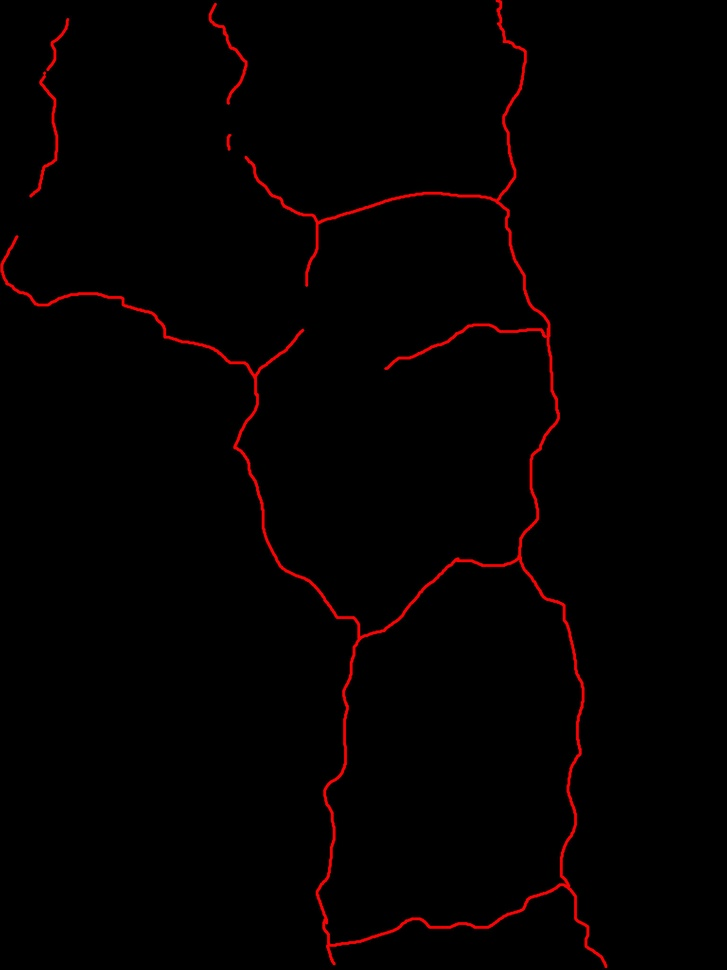
#> input picture origin_marcada/3croc_perto_inclinada.jpg, 727 x 970 px, shrunk from 1536 x 2048 before the run; its folder holds only this picture in this run
$ python compare_rede_origin.py
#> lines starting #> are read from the running program, lines starting #| are printed output that depends on the picture; after the words box and inside, x2 and y2 are one past the last pixel; in counts of white or black regions, pixels touching at a corner belong together
import os
import cv2
import numpy as np
from PIL import Image
import matplotlib.pyplot as plt

def calc_pixels_detection(img, sought):
    # Open image and make into numpy array
#> called with img = 'origin_marcada/3croc_perto_inclinada.jpg'
    im = np.array(Image.open(img).convert('RGB'))
#> im is the input picture: shape (970, 727, 3); mean R, G, B 3.9, 0.3, 0.4

    # Find all pixels where the 3 RGB values match "sought", and count them
    result = np.count_nonzero(np.all(im != sought, axis=2))
#> result = 15240

    return result
def compare_NN_detection_precision():
    origin_folder_path = 'origin_marcada'
    rede_folder_path = 'rede_marcada'

    file_names = os.listdir(origin_folder_path)

    sufix = '_rede.jpg'

    prefixed_file_names = [file[:-4] + sufix for file in file_names]

    for i in range(len(file_names)):
        try:
            origin_image = origin_folder_path + '/' + file_names[i]
            NN_image = rede_folder_path + '/' + prefixed_file_names[i]

            black = [0, 0, 0]

            pixel_count_origin = calc_pixels_detection(origin_image, black)
#> pixel_count_origin = 15240

            pixel_count_NN = calc_pixels_detection(NN_image, black)

            error = (pixel_count_NN * 100)/pixel_count_origin

            print(file_names[i])
            print("Pixel count origin: " + str(pixel_count_origin))
            print("Pixel count NN: " + str(pixel_count_NN))
            print(str(error) + "%\n---------------------------")
        except:
            continue


# Function to calculate the Dice coefficient
def dice_coefficient(img1, img2):
    # Ensure both images have the same size
    assert img1.shape == img2.shape, "Images must be the same shape"

    # Flatten the images to 1D arrays
    img1_flat = img1.flatten()
    img2_flat = img2.flatten()

    # Calculate the intersection between the two images
    intersection = np.sum(img1_flat * img2_flat)

    # Calculate the Dice coefficient
    dice = (2 * intersection) / (np.sum(img1_flat) + np.sum(img2_flat))

    return dice

def compare_NN_detection_precision_DICE():
    origin_folder_path = 'origin_marcada'
#> origin_folder_path = 'origin_marcada'
    rede_folder_path = 'resultados_rede'

    file_names = os.listdir(origin_folder_path)
#> file_names = ['3croc_perto_inclinada.jpg']

    for i in range(len(file_names)):
        try:
            origin_image = origin_folder_path + '/' + file_names[i]
#> origin_image = 'origin_marcada/3croc_perto_inclinada.jpg'
            NN_image = rede_folder_path + '/' + file_names[i]

            # Load the two images in color
            img1 = cv2.imread(origin_image)
            img2 = cv2.imread(NN_image)

            # Convert images to grayscale
            img1_gray = cv2.cvtColor(img1, cv2.COLOR_BGR2GRAY)
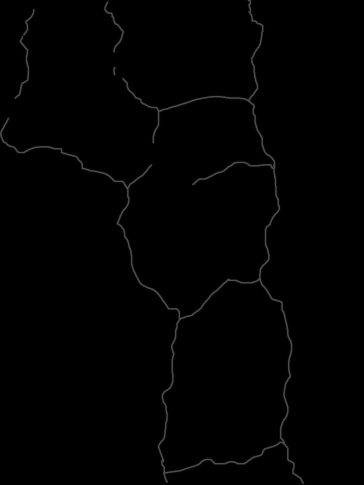
#> img1_gray: shape (970, 727) (shown at 1/2 size); min 0, max 85, mean 1.4
            img2_gray = cv2.cvtColor(img2, cv2.COLOR_BGR2GRAY)

            # Aplica o threshold para converter em preto e branco (binário)
            _, img2_bin = cv2.threshold(img2_gray, 10, 255, cv2.THRESH_BINARY)
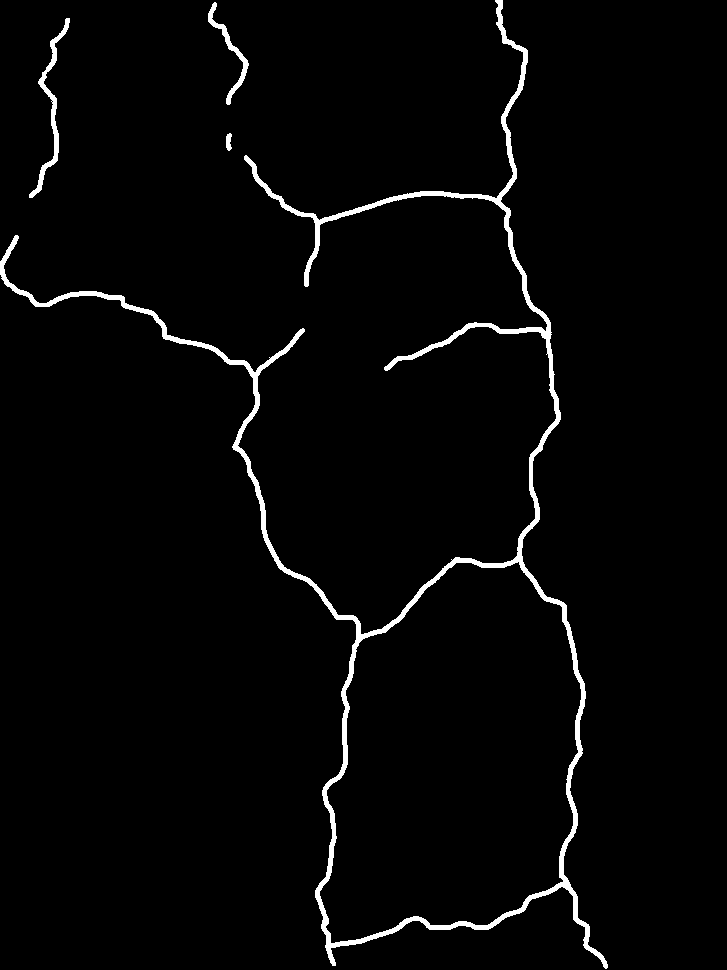
#> img2_bin: shape (970, 727); 2.4% white; 4 white regions, box (x1, y1, x2, y2) and area: (0, 0, 608, 969) 15506, (29, 18, 70, 198) 992, (208, 2, 249, 105) 616, (226, 133, 232, 151) 83
            img1_bin = img1_gray

            # # Exibe as imagens binarizadas
            # plt.figure(figsize=(10, 5))
            #
            # # Exibindo a primeira imagem
            # plt.subplot(1, 2, 1)
            # plt.imshow(img1_bin, cmap='gray')
            # plt.title('Imagem 1 - Preto e Branco')
            #
            # # Exibindo a segunda imagem
            # plt.subplot(1, 2, 2)
            # plt.imshow(img2_bin, cmap='gray')
            # plt.title('Imagem 2 - Preto e Branco')
            #
            # plt.show()

            # Calculate the Dice coefficient
            dice_score = dice_coefficient(img1_bin, img2_bin)
#> in dice_coefficient, `intersection = np.sum(img1_flat * img2_flat)`: intersection = 3517726
#> in dice_coefficient, `dice = (2 * intersection) / (np.sum(img1_flat) + np.sum(img2_flat))`: dice = 1.31
#> dice_score = 1.31
            print(file_names[i])
#| 3croc_perto_inclinada.jpg
            print(f"Dice coefficient: {dice_score:.4f}\n-----------------------------------------")
#| Dice coefficient: 1.3134
#| -----------------------------------------

        except:
            continue


if __name__ == '__main__':
    print("------------------ NOSSO -----------------")
    compare_NN_detection_precision()
    print("------------------ DICE -----------------")
    compare_NN_detection_precision_DICE()

$ run again, on origin_marcada/5bi_perto.jpg
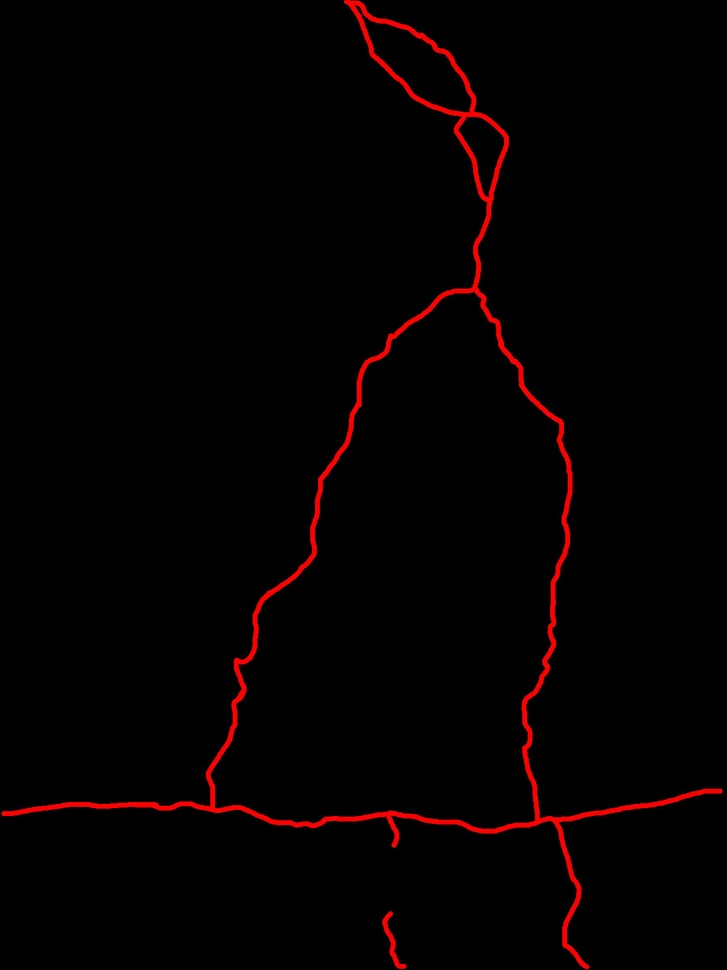
#> input picture origin_marcada/5bi_perto.jpg, 727 x 970 px, shrunk from 1200 x 1600 before the run
#> in calc_pixels_detection, im is the input picture: shape (970, 727, 3); mean R, G, B 5.2, 0.3, 0.3
#> result = 18568
#> origin_folder_path = 'origin_marcada'
#> file_names = ['5bi_perto.jpg']
#> origin_image = 'origin_marcada/5bi_perto.jpg'
#> NN_image = 'resultados_rede/5bi_perto.jpg'
#> in compare_NN_detection_precision_DICE, `img1_gray = cv2.cvtColor(img1, cv2.COLOR_BGR2GRAY)`:
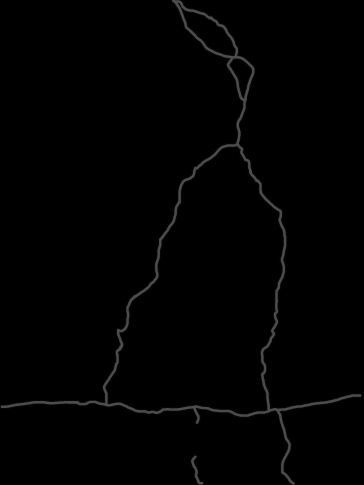
#> img1_gray: shape (970, 727) (shown at 1/2 size); min 0, max 86, mean 1.8
#> in compare_NN_detection_precision_DICE, `_, img2_bin = cv2.threshold(img2_gray, 10, 255, cv2.THRESH_BINARY)`:
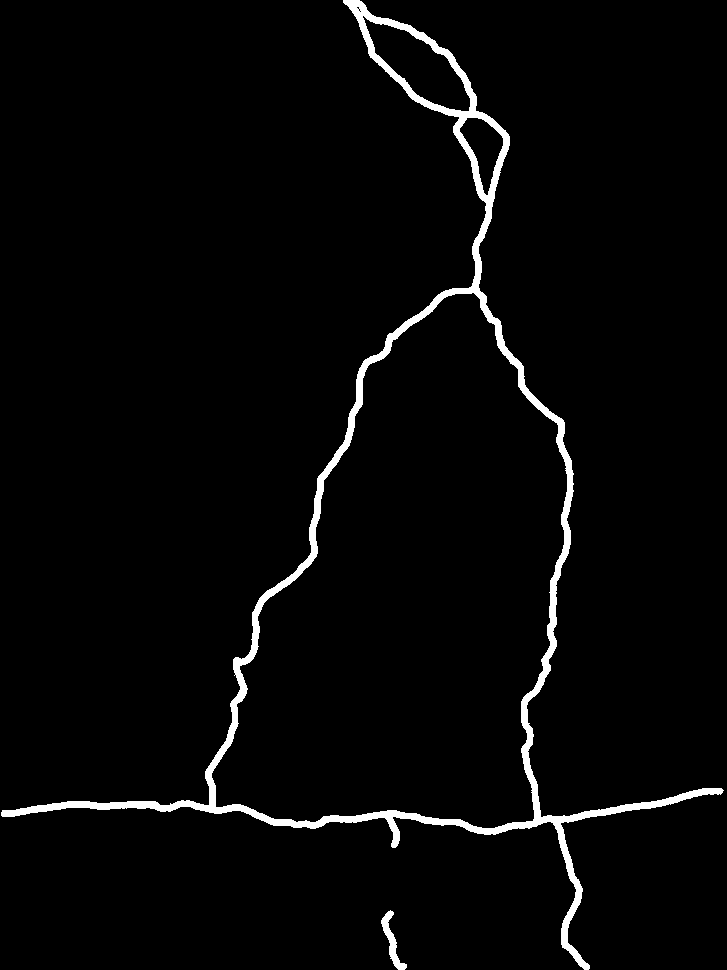
#> img2_bin: shape (970, 727); 2.8% white; 2 white regions, box (x1, y1, x2, y2) and area: (1, 0, 724, 970) 19360, (381, 910, 407, 970) 467
#> intersection = 3913710
#> dice = 1.24
#| 5bi_perto.jpg
#| Dice coefficient: 1.2438
#| -----------------------------------------

$ run again, on origin_marcada/5bi_perto_inclinada.jpg
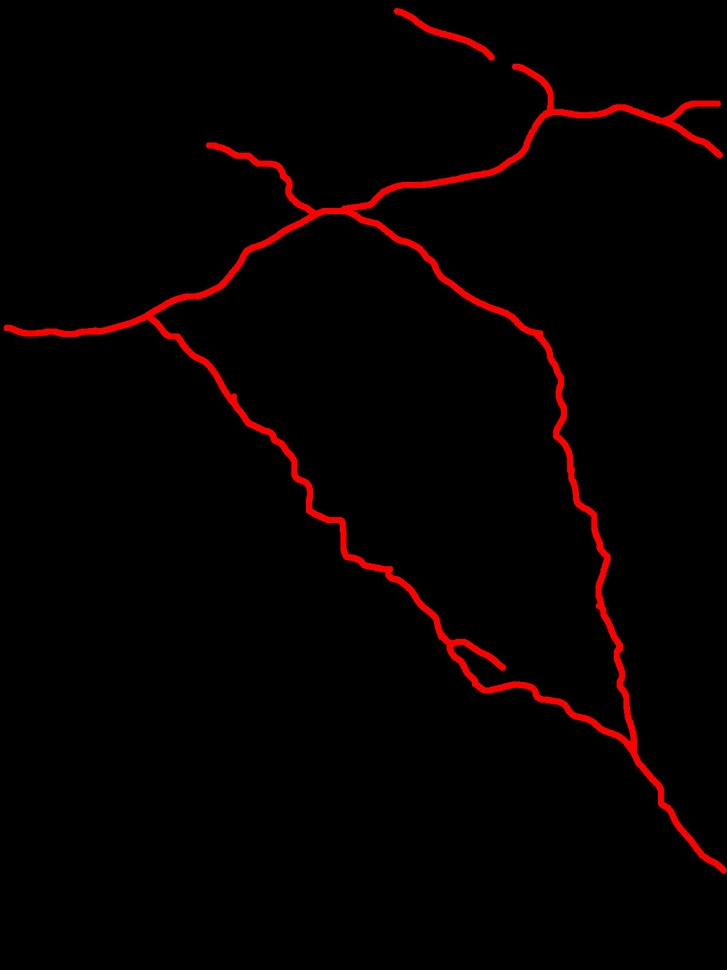
#> input picture origin_marcada/5bi_perto_inclinada.jpg, 727 x 970 px, shrunk from 1200 x 1600 before the run
#> in calc_pixels_detection, im is the input picture: shape (970, 727, 3); mean R, G, B 6.6, 0.3, 0.3
#> result = 20955
#> origin_folder_path = 'origin_marcada'
#> file_names = ['5bi_perto_inclinada.jpg']
#> origin_image = 'origin_marcada/5bi_perto_inclinada.jpg'
#> NN_image = 'resultados_rede/5bi_perto_inclinada.jpg'
#> in compare_NN_detection_precision_DICE, `img1_gray = cv2.cvtColor(img1, cv2.COLOR_BGR2GRAY)`:
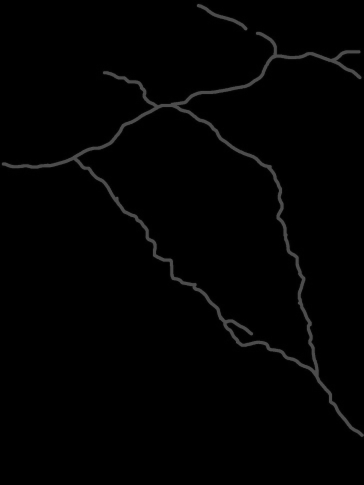
#> img1_gray: shape (970, 727) (shown at 1/2 size); min 0, max 88, mean 2.2
#> in compare_NN_detection_precision_DICE, `_, img2_bin = cv2.threshold(img2_gray, 10, 255, cv2.THRESH_BINARY)`:
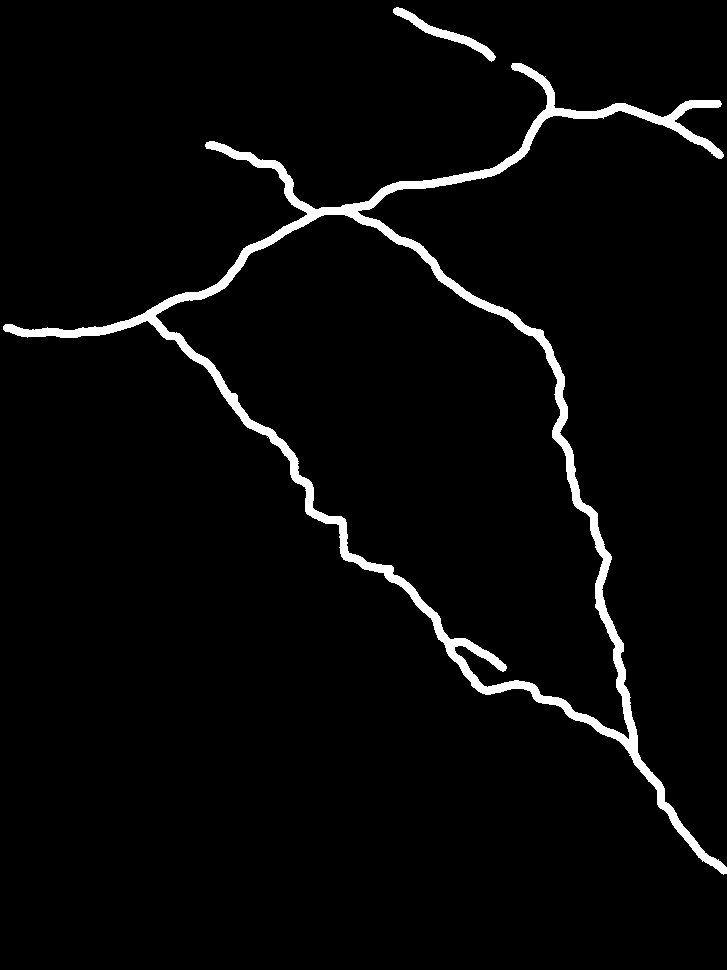
#> img2_bin: shape (970, 727); 3.3% white; 2 white regions, box (x1, y1, x2, y2) and area: (3, 63, 727, 875) 22673, (393, 7, 496, 62) 950
#> intersection = 4581238
#> dice = 1.21
#| 5bi_perto_inclinada.jpg
#| Dice coefficient: 1.2105
#| -----------------------------------------
